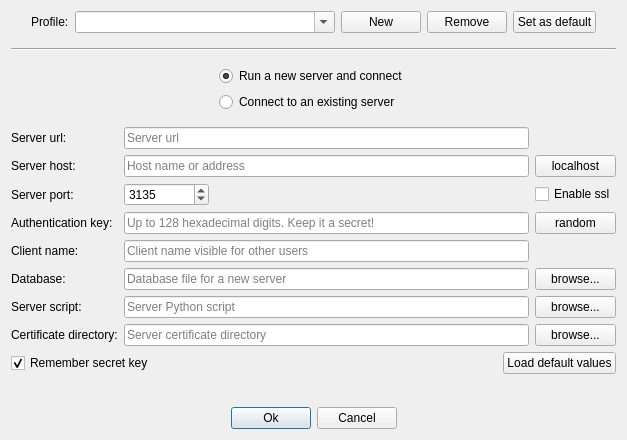
<?xml version="1.0" encoding="UTF-8"?>
<ui version="4.0">
 <class>ConnectionDialog</class>
 <widget class="QDialog" name="ConnectionDialog">
  <property name="windowModality">
   <enum>Qt::NonModal</enum>
  </property>
  <property name="geometry">
   <rect>
    <x>0</x>
    <y>0</y>
    <width>627</width>
    <height>440</height>
   </rect>
  </property>
  <property name="windowTitle">
   <string>Connect</string>
  </property>
  <layout class="QVBoxLayout" name="verticalLayout_2" stretch="0,1,0,1,0,1,0,3,0">
   <item>
    <layout class="QHBoxLayout" name="horizontalLayout_2" stretch="0,1,0,0,0,0">
     <item>
      <spacer name="horizontalSpacer_4">
       <property name="orientation">
        <enum>Qt::Horizontal</enum>
       </property>
       <property name="sizeHint" stdset="0">
        <size>
         <width>20</width>
         <height>20</height>
        </size>
       </property>
      </spacer>
     </item>
     <item>
      <layout class="QHBoxLayout" name="horizontalLayout_6" stretch="0,1">
       <item>
        <widget class="QLabel" name="label">
         <property name="text">
          <string>Profile:</string>
         </property>
        </widget>
       </item>
       <item>
        <widget class="QComboBox" name="profile">
         <property name="sizePolicy">
          <sizepolicy hsizetype="Expanding" vsizetype="Fixed">
           <horstretch>0</horstretch>
           <verstretch>0</verstretch>
          </sizepolicy>
         </property>
         <property name="editable">
          <bool>true</bool>
         </property>
         <property name="currentText">
          <string/>
         </property>
        </widget>
       </item>
      </layout>
     </item>
     <item>
      <widget class="QPushButton" name="new_profile_button">
       <property name="text">
        <string>New</string>
       </property>
      </widget>
     </item>
     <item>
      <widget class="QPushButton" name="remove_profile_button">
       <property name="text">
        <string>Remove</string>
       </property>
      </widget>
     </item>
     <item>
      <widget class="QPushButton" name="default_profile">
       <property name="text">
        <string>Set as default</string>
       </property>
      </widget>
     </item>
     <item>
      <spacer name="horizontalSpacer_5">
       <property name="orientation">
        <enum>Qt::Horizontal</enum>
       </property>
       <property name="sizeHint" stdset="0">
        <size>
         <width>20</width>
         <height>20</height>
        </size>
       </property>
      </spacer>
     </item>
    </layout>
   </item>
   <item>
    <spacer name="verticalSpacer">
     <property name="orientation">
      <enum>Qt::Vertical</enum>
     </property>
     <property name="sizeHint" stdset="0">
      <size>
       <width>20</width>
       <height>8</height>
      </size>
     </property>
    </spacer>
   </item>
   <item>
    <widget class="Line" name="line">
     <property name="orientation">
      <enum>Qt::Horizontal</enum>
     </property>
    </widget>
   </item>
   <item>
    <spacer name="verticalSpacer_3">
     <property name="orientation">
      <enum>Qt::Vertical</enum>
     </property>
     <property name="sizeHint" stdset="0">
      <size>
       <width>20</width>
       <height>40</height>
      </size>
     </property>
    </spacer>
   </item>
   <item>
    <layout class="QHBoxLayout" name="horizontalLayout_5">
     <item>
      <spacer name="horizontalSpacer_7">
       <property name="orientation">
        <enum>Qt::Horizontal</enum>
       </property>
       <property name="sizeHint" stdset="0">
        <size>
         <width>40</width>
         <height>20</height>
        </size>
       </property>
      </spacer>
     </item>
     <item>
      <layout class="QVBoxLayout" name="verticalLayout">
       <item>
        <widget class="QRadioButton" name="new_server_radio_button">
         <property name="text">
          <string>Run a new server and connect</string>
         </property>
         <property name="checked">
          <bool>true</bool>
         </property>
         <attribute name="buttonGroup">
          <string notr="true">connectionButtonGroup</string>
         </attribute>
        </widget>
       </item>
       <item>
        <widget class="QRadioButton" name="existing_server_radio_button">
         <property name="text">
          <string>Connect to an existing server</string>
         </property>
         <attribute name="buttonGroup">
          <string notr="true">connectionButtonGroup</string>
         </attribute>
        </widget>
       </item>
      </layout>
     </item>
     <item>
      <spacer name="horizontalSpacer_8">
       <property name="orientation">
        <enum>Qt::Horizontal</enum>
       </property>
       <property name="sizeHint" stdset="0">
        <size>
         <width>40</width>
         <height>20</height>
        </size>
       </property>
      </spacer>
     </item>
    </layout>
   </item>
   <item>
    <spacer name="verticalSpacer_4">
     <property name="orientation">
      <enum>Qt::Vertical</enum>
     </property>
     <property name="sizeHint" stdset="0">
      <size>
       <width>20</width>
       <height>40</height>
      </size>
     </property>
    </spacer>
   </item>
   <item>
    <layout class="QGridLayout" name="gridLayout">
     <item row="6" column="1">
      <widget class="QLineEdit" name="server_executable_line_edit">
       <property name="placeholderText">
        <string>Server Python script</string>
       </property>
      </widget>
     </item>
     <item row="1" column="0">
      <widget class="QLabel" name="server_host_label">
       <property name="text">
        <string>Server host:</string>
       </property>
      </widget>
     </item>
     <item row="6" column="2">
      <widget class="QPushButton" name="select_server_executable_button">
       <property name="text">
        <string>browse...</string>
       </property>
      </widget>
     </item>
     <item row="1" column="2">
      <widget class="QPushButton" name="server_localhost_button">
       <property name="text">
        <string>localhost</string>
       </property>
      </widget>
     </item>
     <item row="5" column="2">
      <widget class="QPushButton" name="select_database_button">
       <property name="text">
        <string>browse...</string>
       </property>
      </widget>
     </item>
     <item row="6" column="0">
      <widget class="QLabel" name="server_executable_label">
       <property name="text">
        <string>Server script:</string>
       </property>
      </widget>
     </item>
     <item row="2" column="0">
      <widget class="QLabel" name="port_label">
       <property name="text">
        <string>Server port:</string>
       </property>
      </widget>
     </item>
     <item row="4" column="0">
      <widget class="QLabel" name="client_name_label">
       <property name="text">
        <string>Client name:</string>
       </property>
      </widget>
     </item>
     <item row="8" column="0" colspan="3">
      <layout class="QHBoxLayout" name="horizontalLayout" stretch="0,5,0">
       <item>
        <widget class="QCheckBox" name="save_key_check_box">
         <property name="enabled">
          <bool>true</bool>
         </property>
         <property name="text">
          <string>Remember secret key</string>
         </property>
         <property name="checked">
          <bool>true</bool>
         </property>
        </widget>
       </item>
       <item>
        <spacer name="horizontalSpacer_6">
         <property name="orientation">
          <enum>Qt::Horizontal</enum>
         </property>
         <property name="sizeHint" stdset="0">
          <size>
           <width>40</width>
           <height>20</height>
          </size>
         </property>
        </spacer>
       </item>
       <item>
        <widget class="QPushButton" name="load_defaults_button">
         <property name="text">
          <string>Load default values</string>
         </property>
        </widget>
       </item>
      </layout>
     </item>
     <item row="5" column="1">
      <widget class="QLineEdit" name="database_line_edit">
       <property name="placeholderText">
        <string>Database file for a new server</string>
       </property>
      </widget>
     </item>
     <item row="3" column="0">
      <widget class="QLabel" name="authentication_key_label">
       <property name="text">
        <string>Authentication key:</string>
       </property>
      </widget>
     </item>
     <item row="3" column="2">
      <widget class="QPushButton" name="random_key_button">
       <property name="text">
        <string>random</string>
       </property>
      </widget>
     </item>
     <item row="5" column="0">
      <widget class="QLabel" name="database_label">
       <property name="text">
        <string>Database:</string>
       </property>
      </widget>
     </item>
     <item row="4" column="1">
      <widget class="QLineEdit" name="client_name_line_edit">
       <property name="placeholderText">
        <string>Client name visible for other users</string>
       </property>
      </widget>
     </item>
     <item row="3" column="1">
      <widget class="QLineEdit" name="key_line_edit">
       <property name="inputMask">
        <string/>
       </property>
       <property name="maxLength">
        <number>128</number>
       </property>
       <property name="placeholderText">
        <string>Up to 128 hexadecimal digits. Keep it a secret!</string>
       </property>
      </widget>
     </item>
     <item row="1" column="1">
      <widget class="QLineEdit" name="server_host_line_edit">
       <property name="placeholderText">
        <string>Host name or address</string>
       </property>
      </widget>
     </item>
     <item row="7" column="1">
      <widget class="QLineEdit" name="certificate_dir_line_edit">
       <property name="text">
        <string/>
       </property>
       <property name="placeholderText">
        <string>Server certificate directory</string>
       </property>
      </widget>
     </item>
     <item row="2" column="2">
      <widget class="QCheckBox" name="ssl_checkbox">
       <property name="text">
        <string>Enable ssl</string>
       </property>
      </widget>
     </item>
     <item row="7" column="0">
      <widget class="QLabel" name="certificate_dir_label">
       <property name="text">
        <string>Certificate directory:</string>
       </property>
      </widget>
     </item>
     <item row="0" column="1">
      <widget class="QLineEdit" name="server_url_line_edit">
       <property name="placeholderText">
        <string>Server url</string>
       </property>
      </widget>
     </item>
     <item row="2" column="1">
      <layout class="QHBoxLayout" name="horizontalLayout_3">
       <item>
        <widget class="QSpinBox" name="port_spin_box">
         <property name="minimumSize">
          <size>
           <width>85</width>
           <height>0</height>
          </size>
         </property>
         <property name="minimum">
          <number>1</number>
         </property>
         <property name="maximum">
          <number>65535</number>
         </property>
         <property name="value">
          <number>3135</number>
         </property>
        </widget>
       </item>
       <item>
        <spacer name="horizontalSpacer">
         <property name="orientation">
          <enum>Qt::Horizontal</enum>
         </property>
         <property name="sizeHint" stdset="0">
          <size>
           <width>40</width>
           <height>20</height>
          </size>
         </property>
        </spacer>
       </item>
      </layout>
     </item>
     <item row="0" column="0">
      <widget class="QLabel" name="server_url_label">
       <property name="text">
        <string>Server url:</string>
       </property>
      </widget>
     </item>
     <item row="7" column="2">
      <widget class="QPushButton" name="certificate_dir_button">
       <property name="text">
        <string>browse...</string>
       </property>
      </widget>
     </item>
    </layout>
   </item>
   <item>
    <spacer name="verticalSpacer_2">
     <property name="orientation">
      <enum>Qt::Vertical</enum>
     </property>
     <property name="sizeHint" stdset="0">
      <size>
       <width>20</width>
       <height>9</height>
      </size>
     </property>
    </spacer>
   </item>
   <item>
    <layout class="QHBoxLayout" name="horizontalLayout_4">
     <item>
      <spacer name="horizontalSpacer_2">
       <property name="orientation">
        <enum>Qt::Horizontal</enum>
       </property>
       <property name="sizeHint" stdset="0">
        <size>
         <width>40</width>
         <height>20</height>
        </size>
       </property>
      </spacer>
     </item>
     <item>
      <widget class="QPushButton" name="ok_button">
       <property name="text">
        <string>Ok</string>
       </property>
       <property name="default">
        <bool>true</bool>
       </property>
      </widget>
     </item>
     <item>
      <widget class="QPushButton" name="cancel_button">
       <property name="text">
        <string>Cancel</string>
       </property>
      </widget>
     </item>
     <item>
      <spacer name="horizontalSpacer_3">
       <property name="orientation">
        <enum>Qt::Horizontal</enum>
       </property>
       <property name="sizeHint" stdset="0">
        <size>
         <width>40</width>
         <height>20</height>
        </size>
       </property>
      </spacer>
     </item>
    </layout>
   </item>
  </layout>
 </widget>
 <tabstops>
  <tabstop>new_server_radio_button</tabstop>
  <tabstop>server_host_line_edit</tabstop>
  <tabstop>server_localhost_button</tabstop>
  <tabstop>port_spin_box</tabstop>
  <tabstop>key_line_edit</tabstop>
  <tabstop>random_key_button</tabstop>
  <tabstop>client_name_line_edit</tabstop>
  <tabstop>database_line_edit</tabstop>
  <tabstop>select_database_button</tabstop>
  <tabstop>server_executable_line_edit</tabstop>
  <tabstop>select_server_executable_button</tabstop>
  <tabstop>save_key_check_box</tabstop>
  <tabstop>load_defaults_button</tabstop>
  <tabstop>ok_button</tabstop>
  <tabstop>cancel_button</tabstop>
 </tabstops>
 <resources/>
 <connections/>
 <buttongroups>
  <buttongroup name="connectionButtonGroup"/>
 </buttongroups>
</ui>
